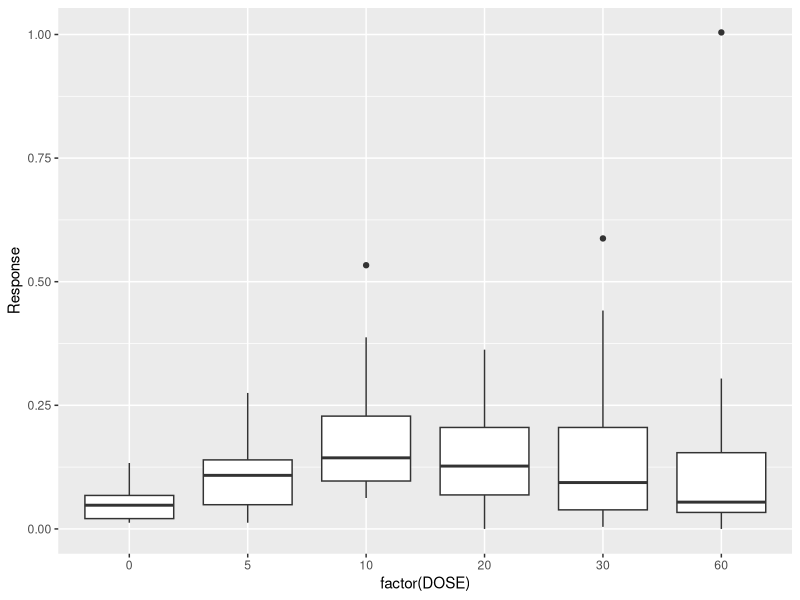
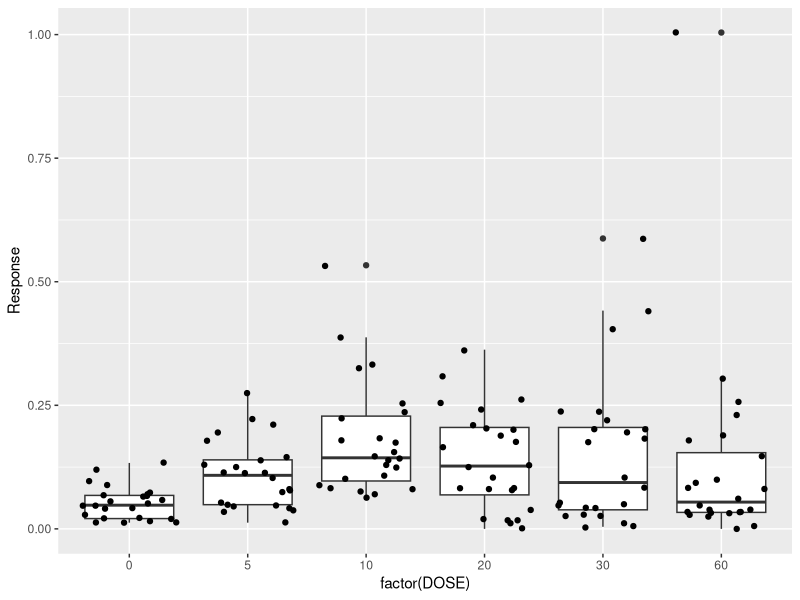
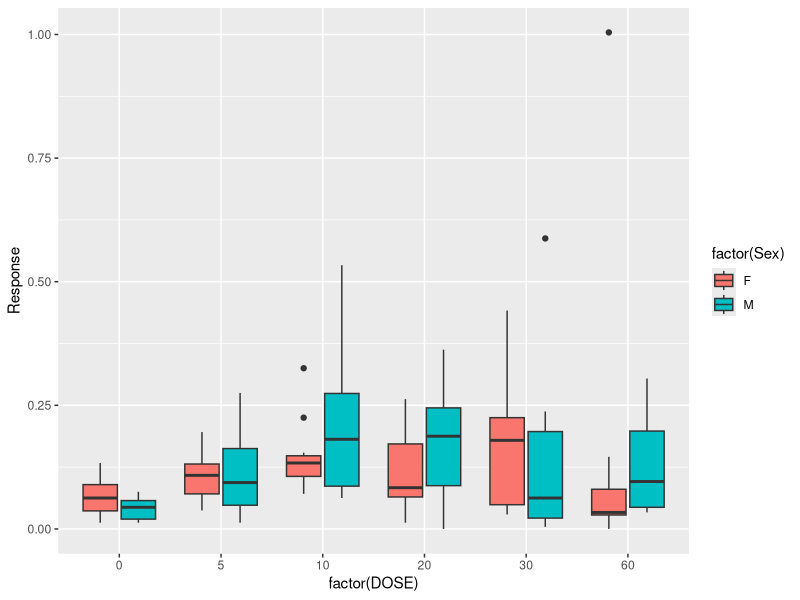
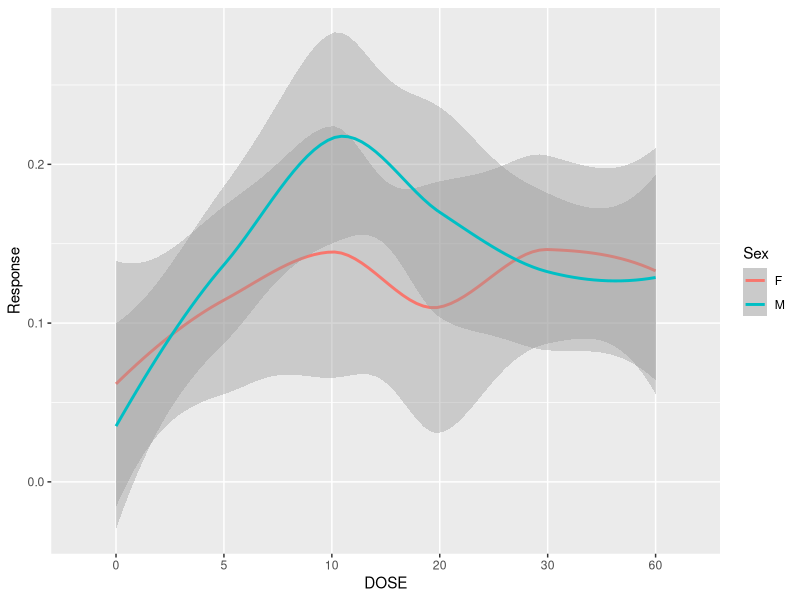
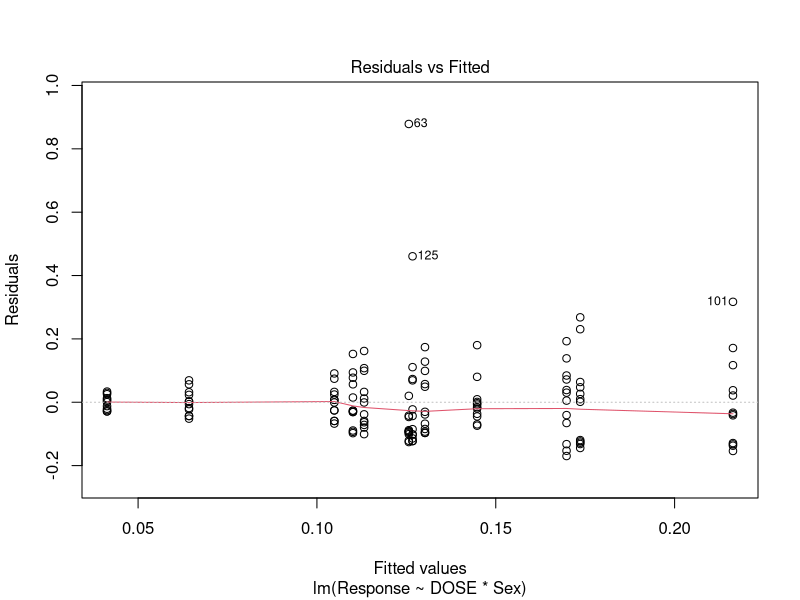
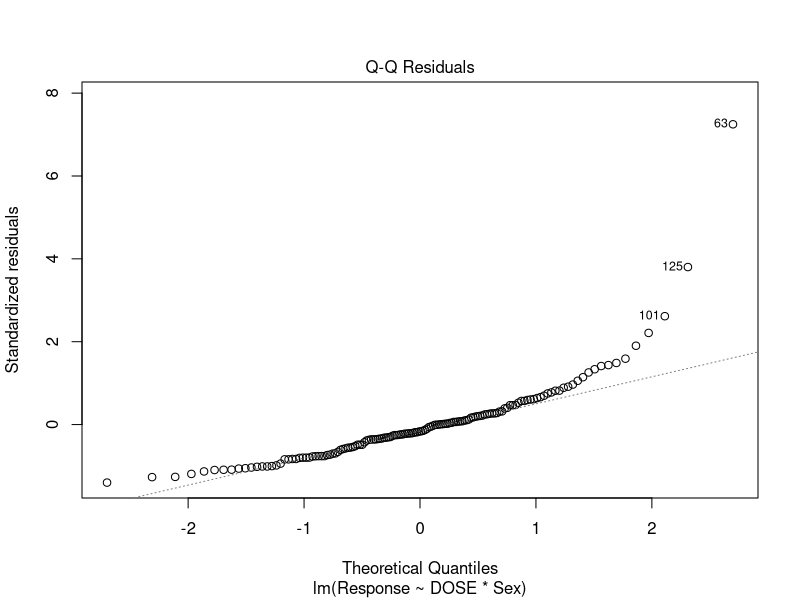
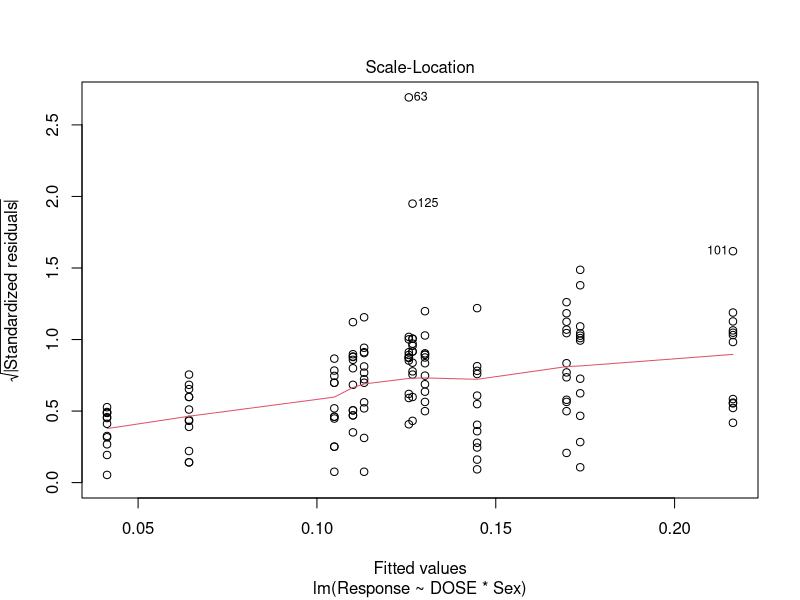
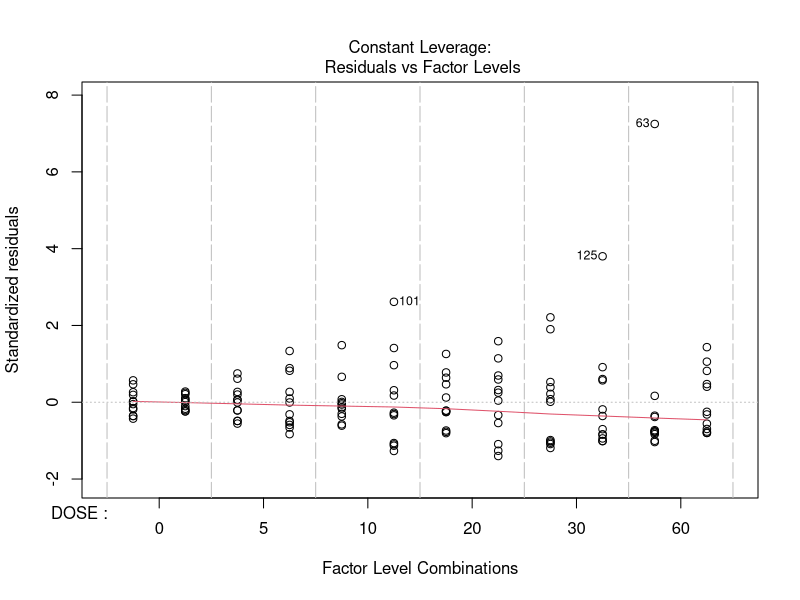

Write R code to recreate these figures, in order.
## ---- chunk 1

ipak <- function(pkg){
        new.pkg <- pkg[!(pkg %in% installed.packages()[, "Package"])]
        if (length(new.pkg))
                install.packages(new.pkg, dependencies = TRUE)
        sapply(pkg, require, character.only = TRUE)
}

# usage
packages <- c("ggplot2", "Rmisc", "tidyr", "RColorBrewer", "plotly", "ggplot2", "nlme", "dplyr", "cowplot", "grid", "gridExtra", "reshape", "plyr", "psych") # add or remove packages as needed
ipak(packages)
## ---- chunk 2
#Load dataset
mydataset <- read.csv("data/Sample-Dose-Effect-Curve.csv")

#Explore dataset
summary(mydataset)
str(mydataset)

## ---- chunk 3


mydataset<-rename(mydataset, c("IV.Sex"="Sex", "DV.Activity"="Activity", "IV.DOSE"="DOSE", "DV.Response"="Response"))
str(mydataset)

## ---- chunk 4
mydataset$Subject<-as.factor(mydataset$Subject)
mydataset$DOSE<-as.factor(mydataset$DOSE)

#Explore dataset
summary(mydataset)
str(mydataset)
## ---- chunk 5
with(mydataset, (levels(Sex)))
mydataset$Sex<-with(mydataset, revalue(Sex, c("Fem"="F")))
str(mydataset)

## ---- chunk 6
### Subset dataset for separate analysis if needed
Female<-subset(mydataset, Sex=="F")
Male<-subset(mydataset, Sex=="M")

summary(Female)
summary(Male)
## ---- chunk 7
#Basic summary statistics by group
with(mydataset, (describeBy(Response, list(DOSE, Sex), mat=TRUE)))
## ---- chunk 8
#Boxplot
p<-ggplot(mydataset, aes(factor(DOSE), Response))
p+geom_boxplot()

# save boxplot as bp1
bp1<-ggplot(mydataset, aes(factor(DOSE), Response))+
  geom_boxplot()


#Boxplot with individual data
p<-ggplot(mydataset, aes(factor(DOSE), Response))
p+geom_boxplot() +
geom_jitter()

# save as bp2
bp2<-ggplot(mydataset, aes(factor(DOSE), Response))+
  geom_boxplot() +
  geom_jitter()


#Boxplot: by Sex
p<-ggplot(mydataset, aes(factor(DOSE), Response))
p+geom_boxplot(aes(fill=factor(Sex)))

# save as bp3

bp3<-ggplot(mydataset, aes(factor(DOSE), Response))+
  geom_boxplot(aes(fill=factor(Sex)))


#Line plot: DOSE by Sex

ggplot(mydataset, aes(x=DOSE, y=Response, colour=Sex, group=Sex)) + 
  geom_smooth()
  
  
  
## ---- chunk 9
# Comparing models
fit0<-lm(Response~1, data=mydataset)
fit1<-lm(Response~DOSE, data=mydataset)
fit2<-lm(Response~DOSE+Sex, data=mydataset)
anova(fit0,fit1,fit2)

# Fitting model
# Fitting model
fit <- lm(Response~DOSE+Sex, data=mydataset)
anova(fit) # anova table 
summary(fit)

fit <- lm(Response~DOSE*Sex, data=mydataset)
anova(fit) # anova table 
summary(fit)

# Other useful functions 
coefficients(fit) # model coefficients
confint(fit, level=0.95) # CIs for model parameters 
vcov(fit) # covariance matrix for model parameters 
plot(fit)

# diagnostic plots 
layout(matrix(c(1,2,3,4),2,2)) # optional 4 graphs/page 
plot(fit)

## ---- chunk 10

# Build a baseline: no predictors other than the intercept

baseline<-lme(Response~1, random=~1 | Subject/DOSE/Sex, data=mydataset, method="ML")

# note that the outcome is predicted only from the intercept (Response~1)
# and we asked to use ML to estimate the model
# the variables DOSE/Sex are nested within the variable Subject (scores for levels of thes variables can be found within each Sbuject)
# to see the effect of each predictor we need to add them one by one
# lets add "DOSE" variable to the model

doseModel<-update(baseline, .~. +DOSE)

# note that we created new model "doseModel" so we can compare it to "baseline" above if need it
# note that we used update function to simply update the model above without rewriting most of it
# next, we can keep buildign the modely by adding "Sex" variable to the "doseModel"


sexModel<-update(doseModel, .~. +Sex)

# note that we created a new model "sexModel" using "update" function
# next, lets add interaction term

mixModel<-update(sexModel, .~. +DOSE:Sex)

# to compare these models we can list them in the order in which we want them to be compared using anova() function

anova(baseline, doseModel, sexModel, mixModel)

# We can further explore the model by runnign summary function

summary(doseModel) 

# this give us all the comparisons to 0 we need!
# next lets explore sexModel

summary(sexModel)

# looks like there "Sex" did not significantly contribued to the variance
# finally lets explore mixModel

summary(mixModel)


